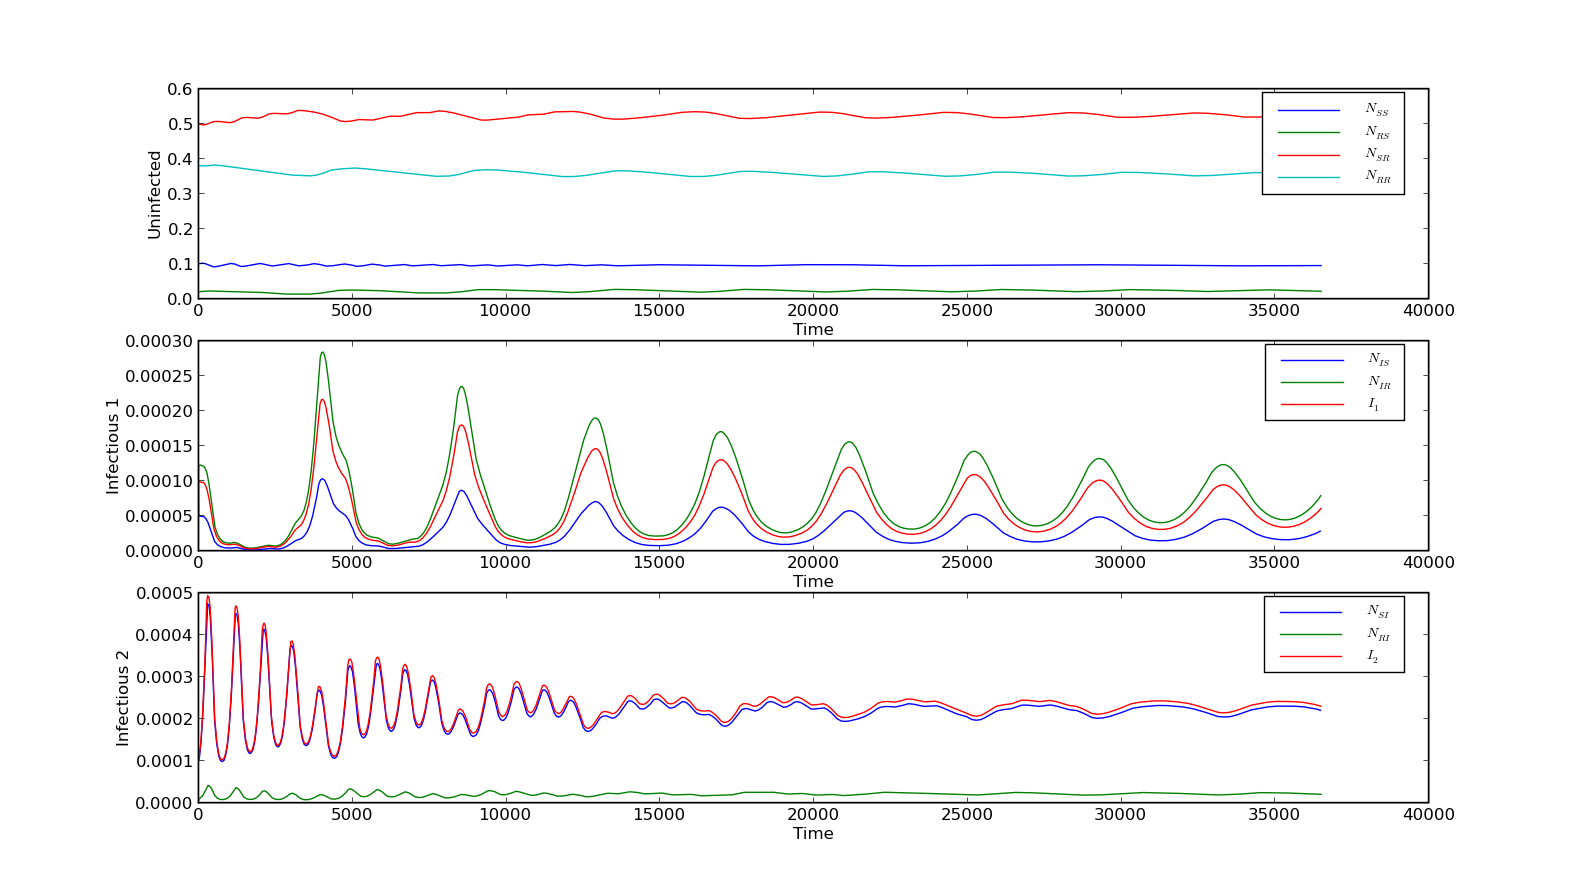

The Python source for this figure:
#!/usr/bin/env python

####################################################################
###    This is the PYTHON version of program 4.1 from page 118 of  #
### "Modeling Infectious Disease in humans and animals"            #
### by Keeling & Rohani.										   #
###																   #
### It is a 2 strain SIR disease model, where parameter alpha      #
### governs partial susceptibility and parameter a governs partial #
### transmissibility. Note that in theory alpha or a could be      #
### greater than one to imply enhanced susceptibility or 		   #
### transmissibility.											   #
####################################################################

###################################
### Written by Ilias Soumpasis    #
### ilias.soumpasis@ucd.ie (work) #
### ilias.soumpasis@gmail.com	  #
###################################

import scipy.integrate as spi
import numpy as np
import pylab as pl
from matplotlib.font_manager import FontProperties

beta=np.array([260, 520])/365.0;
gamma=np.array([1, 1])/7.0;
nu=mu=1/(70*365.0);
alpha=np.array([0.5, 0.4]);
a=np.array([0.4, 0.5]);
ND=MaxTime=100*365;
TS=1.0
NSS=0.1; NIS=1e-4;NRS=0.02;NRI=0.0;NSI=1e-4;NSR=0.5;NIR=0.0
I=np.array([NSS, NIS,NRS,NRI,NSI,NSR,NIR])

INPUT=np.array([NSS, NIS,NRS,NRI,NSI,NSR,NIR,1-sum(I)])


def diff_eqs(INP,t):  
	'''The main set of equations'''
	Y=np.zeros((8))
	V = INP   
	lambda1=beta[0]*(V[1]+a[0]*V[6])  
	lambda2=beta[1]*(V[4]+a[1]*V[3])
	Y[0] = mu - V[0] * (lambda1 + lambda2) - mu * V[0]
	Y[1] = V[0]*lambda1 - gamma[0]*V[1] - mu*V[1]
	Y[2] = gamma[0]*V[1] - alpha[1]*V[2]*lambda2 - mu*V[2]
	Y[3] = alpha[1]*V[2]*lambda2 - gamma[1]*V[3] - mu*V[3]
	Y[4] = V[0] * lambda2 - gamma[1]*V[4] - mu*V[4]
	Y[5] = gamma[1]*V[4] - alpha[0]*V[5]*lambda1 - mu*V[5]
	Y[6] = alpha[0]*V[5]*lambda1 - gamma[0]*V[6] - mu*V[6]
	Y[7] = gamma[0] * V[6] + gamma[1]*V[3] - mu * V[7]
	return Y   # For odeint

t_start = 0.0; t_end = ND; t_inc = TS
t_range = np.arange(t_start, t_end+t_inc, t_inc)
RES = spi.odeint(diff_eqs,INPUT,t_range)

print RES

#Ploting
pl.subplot(311)
pl.plot(RES[:,0], 'b-', label=r'$N_{SS}$')
pl.plot(RES[:,2], 'g-', label=r'$N_{RS}$')
pl.plot(RES[:,5], 'r-', label=r'$N_{SR}$')
pl.plot(RES[:,7], 'c-', label=r'$N_{RR}$')
pl.xlabel ('Time')
pl.ylabel ('Uninfected')
pl.legend(loc=1, prop = FontProperties(size='smaller'))
pl.subplot(312)
pl.plot(RES[:,1], 'b-', label=r'$N_{IS}$')
pl.plot(RES[:,6], 'g-', label=r'$N_{IR}$')
pl.plot((RES[:,1]+a[0]*RES[:,6]), 'r-', label=r'$I_1$')
pl.xlabel ('Time')
pl.ylabel ('Infectious 1')
pl.legend(loc=1, prop = FontProperties(size='smaller'))
pl.subplot(313)
pl.plot(RES[:,4], 'b-', label=r'$N_{SI}$')
pl.plot(RES[:,3], 'g-', label=r'$N_{RI}$')
pl.plot((RES[:,4]+a[1]*RES[:,3]), 'r-', label=r'$I_2$')
pl.xlabel ('Time')
pl.ylabel ('Infectious 2')
pl.legend(loc=1, prop = FontProperties(size='smaller'))

### In case Tex commands do not work for you try this:
#pl.subplot(311)
#pl.plot(RES[:,0], 'b-', label='NSS')
#pl.plot(RES[:,2], 'g-', label='NRS')
#pl.plot(RES[:,5], 'r-', label='NSR')
#pl.plot(RES[:,7], 'c-', label='NRR')
#pl.xlabel ('Time')
#pl.ylabel ('Uninfected')
#pl.legend(loc=1)
#pl.subplot(312)
#pl.plot(RES[:,1], 'b-', label='NIS')
#pl.plot(RES[:,6], 'g-', label='NIR')
#pl.plot((RES[:,1]+a[0]*RES[:,6]), 'r-', label='I1')
#pl.xlabel ('Time')
#pl.ylabel ('Infectious 1')
#pl.legend(loc=1)
#pl.subplot(313)
#pl.plot(RES[:,4], 'b-', label='NSI')
#pl.plot(RES[:,3], 'g-', label='NRI')
#pl.plot((RES[:,4]+a[1]*RES[:,3]), 'r-', label='I2')
#pl.xlabel ('Time')
#pl.ylabel ('Infectious 2')
#pl.legend(loc=1)

pl.show()
